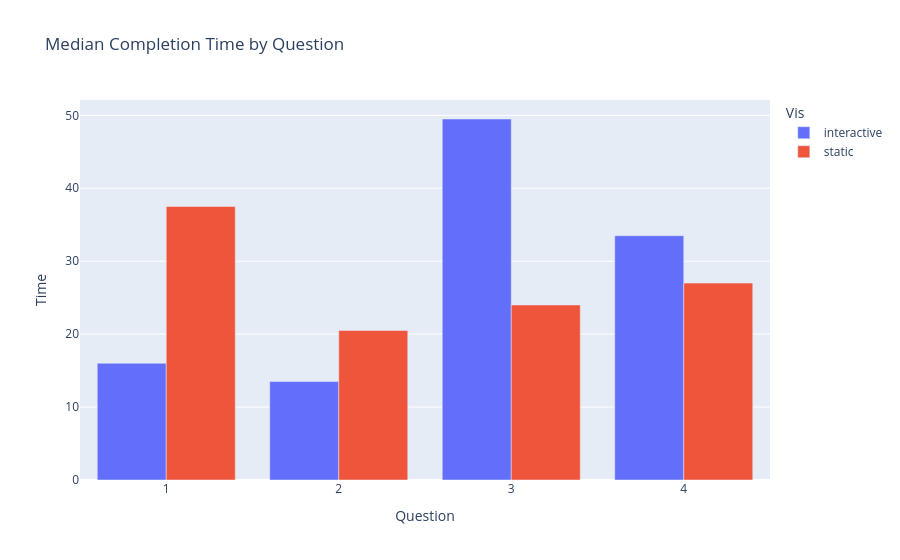

The cell this chart's notebook holds for it:
### Code cell
medianTime = evalData.groupby(["Question", "Vis"], as_index=False)["Time"].median()

medTimeBarChart = px.bar(medianTime, x="Question", y="Time", color="Vis", barmode="group", title="Median Completion Time by Question")
medTimeBarChart.show()

### Figure 1 — Plotly figure (JSON) as saved in the notebook; plotly's stock layout.template omitted (floating-point values rounded to 4 significant figures)
{"data": [{"alignmentgroup": "True", "hovertemplate": "Vis=interactive<br>Question=%{x}<br>Time=%{y}<extra></extra>", "legendgroup": "interactive", "marker": {"color": "#636efa", "pattern": {"shape": ""}}, "name": "interactive", "offsetgroup": "interactive", "orientation": "v", "showlegend": true, "textposition": "auto", "type": "bar", "x": [1, 2, 3, 4], "xaxis": "x", "y": [16.0, 13.5, 49.5, 33.5], "yaxis": "y"}, {"alignmentgroup": "True", "hovertemplate": "Vis=static<br>Question=%{x}<br>Time=%{y}<extra></extra>", "legendgroup": "static", "marker": {"color": "#EF553B", "pattern": {"shape": ""}}, "name": "static", "offsetgroup": "static", "orientation": "v", "showlegend": true, "textposition": "auto", "type": "bar", "x": [1, 2, 3, 4], "xaxis": "x", "y": [37.5, 20.5, 24.0, 27.0], "yaxis": "y"}], "layout": {"barmode": "group", "legend": {"title": {"text": "Vis"}, "tracegroupgap": 0}, "title": {"text": "Median Completion Time by Question"}, "xaxis": {"anchor": "y", "domain": [0, 1], "title": {"text": "Question"}}, "yaxis": {"anchor": "x", "domain": [0, 1], "title": {"text": "Time"}}}}
